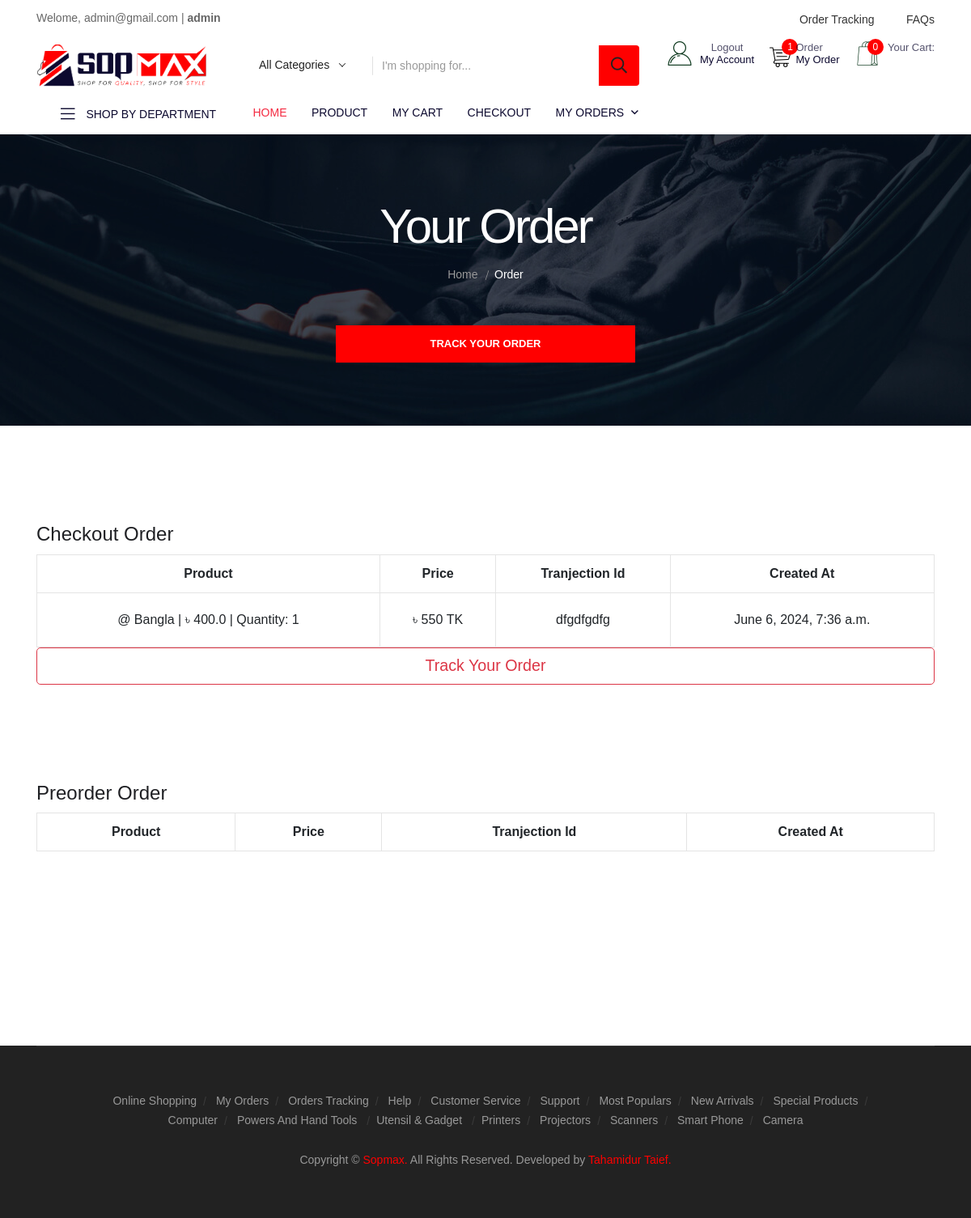
Before: /order/ (signed in) with the older database file.
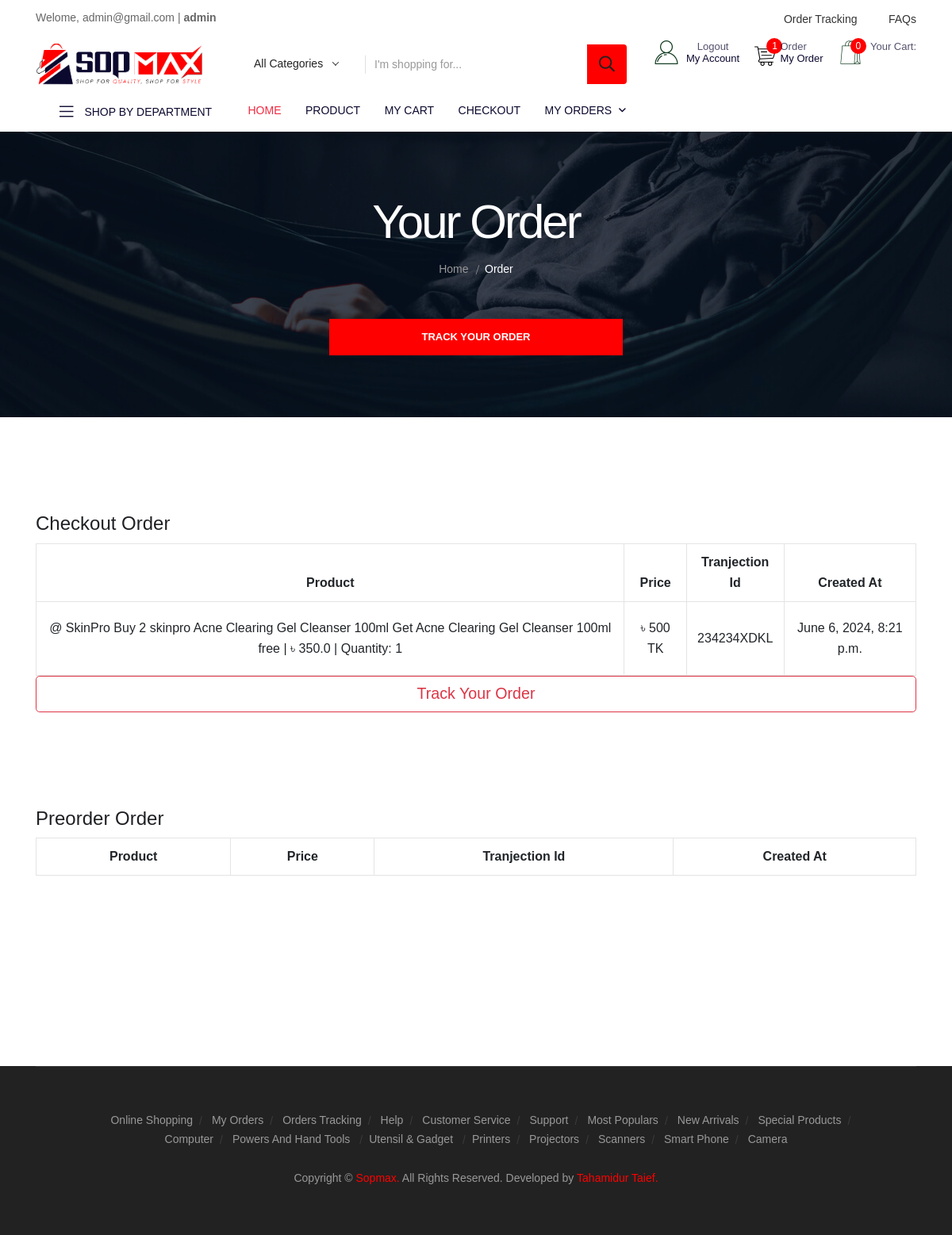
After: the same page with the newer database file.
### app/models.py (models this page shows, shortened)
class Checkout(models.Model):
    user = models.ForeignKey(User, on_delete=models.CASCADE, null=True, blank=True)
    product_name = models.TextField(default='', null=True, blank=True)
    first_name = models.CharField(max_length=100, default='', null=True, blank=True)
    last_name = models.CharField(max_length=100, default='', null=True, blank=True)
    company_name = models.CharField(max_length=100, blank=True, default='')
    country = models.CharField(max_length=100, default='', null=True, blank=True)
    address = models.CharField(max_length=255, default='', null=True, blank=True)
    address_2 = models.CharField(max_length=255, blank=True, default='')
    town_city = models.CharField(max_length=100, default='', null=True, blank=True)
    state = models.CharField(max_length=100, blank=True, default='')
    postcode = models.CharField(max_length=20, default='', null=True, blank=True)
    phone = models.CharField(max_length=20, default='', null=True, blank=True)
    email = models.CharField(max_length=100, default='', null=True, blank=True)
    tranjection_number = models.CharField(max_length=100, default='', null=True, blank=True)
    tranjection_id = models.CharField(max_length=100, default='', null=True, blank=True)
    note = models.TextField(blank=True, default='', null=True)
    cart_total_amount = models.CharField(max_length=100, default="", null=True, blank=True)
    coupon_discount_price = models.CharField(max_length=100, default=0, null=True, blank=True)
    shipping_cost = models.CharField(max_length=10, default="", null=True, blank=True)
    order_total = models.CharField(max_length=10, default="", null=True, blank=True)
    created_at = models.DateTimeField(auto_now_add=True)

### sopmax/views.py (the view)
# urls.py: path('order/', views.Order, name='order'),
@login_required
def Order(request):
    user = request.user
    if isinstance(user, AnonymousUser):
        return redirect('login')  # or any other appropriate action
    checkout_obj = Checkout.objects.filter(user=user)
    context = {
        'checkout_obj': checkout_obj
    }
    return render(request, 'cart/order.html', context)

### app/context_processors.py (called while the page is built)
def cart_item_count(request):
    cart = request.session.get('cart', {})
    cart_count = sum(item['quantity'] for item in cart.values())
    return {
        'cart_count': cart_count
    }

def order_count(request):
    if request.user.is_authenticated:
        total_orders = Checkout.objects.filter(user=request.user).count()
    else:
        total_orders = 0
    return {'total_orders': total_orders}

def categories(request):
    main_cat = Main_Category.objects.all()
    sub_cat = Sub_Category.objects.all()
    cat = Category.objects.all()
    return {
        'main_cat': main_cat,
        'sub_cat': sub_cat,
        'cat': cat,
    }

### templates/cart/order.html (shortened to what the changed rows need)
{% extends "base.html" %}
{% load static %}
{% load cart_tag %}
{% block content %}
<main>
    <section class="cart-area pt-120 pb-120">
        <div class="container">
           <div class="row">
              <div class="col-12">
                    <form action="" method="get">
                       <div class="table-content table-responsive">
                          <table class="table">
                                <thead>
                                   <tr>
                                      <th class="product-thumbnail">Product</th>
                                      <th class="cart-product-name">Price</th>
                                      <th class="product-quantity">Tranjection Id</th>
                                      <th class="product-subtotal">Created At</th>
                                   </tr>
                                </thead>
                                <tbody>
                                    {% for i in checkout_obj %}
                                   <tr id="id{{value.id}}">
                                      <td class="product-thumbnail" ><a href="{{i.get_absolute_url}}">{{i.product_name}}</a></td>
                                      <td class="product-name"><a href="{{i.get_absolute_url}}">&#2547; {{i.order_total}}</a></td>
                                      <td class="product-quantity"><span class="amount">{{i.tranjection_id}}</span></td>
                                        <td class="product-subtotal"><span class="amount">{{i.created_at}}</span></td>
                                    </tr>
                                   {% endfor %}
                                </tbody>
                          </table>
                       </div>
                    </form>
              </div>
              <div class="col-12 pt-120 pb-120">
                    <form action="" method="get">
                       <div class="table-content table-responsive">
                          <table class="table">
                                <thead>
                                   <tr>
                                      <th class="product-thumbnail">Product</th>
                                      <th class="cart-product-name">Price</th>
                                      <th class="product-quantity">Tranjection Id</th>
                                      <th class="product-subtotal">Created At</th>
                                   </tr>
                                </thead>
                          </table>
                       </div>
                    </form>
              </div>
           </div>
        </div>
     </section>
</main>
{% endblock content %}

Changed rows visible on the page:
removed Checkout: product_name "@ Bangla | ৳ 400.0 | Quantity: 1", order_total "550 TK", tranjection_id "dfgdfgdfg", created_at "June 6, 2024, 7:36 a.m."
added Checkout: product_name "@ SkinPro Buy 2 skinpro Acne Clearing Gel Cleanser 100ml Get Acne Clearing Gel Cleanser 100ml free | ৳ 350.0 | Quantity: 1", order_total "500 TK", tranjection_id "234234XDKL", created_at "June 6, 2024, 8:21 p.m."
